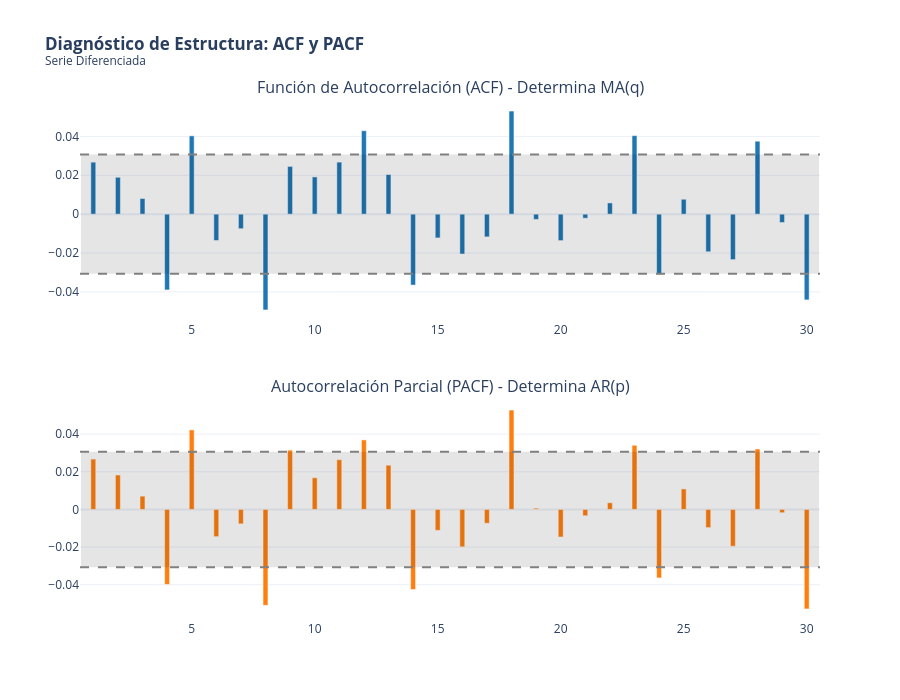

Notebook code cell kept with this figure:
### Markdown cell above
## <font color= #003366> **Gráficas de ACF y PACF** </font>

### Code cell
ts_analysis = df['diff_1'].dropna()

# Parámetros
lags = 30  # 30 días
alpha = 0.05 # Nivel de significancia del 95%

# Cálculo de valores ACF y PACF
acf_vals = acf(ts_analysis, nlags=lags, alpha=alpha)[0][1:]
pacf_vals = pacf(ts_analysis, nlags=lags, alpha=alpha)[0][1:]

# Colocamos manualmente el intervalo de confianza para plotly
n = len(ts_analysis)
conf_interval = 1.96 / np.sqrt(n)


fig = make_subplots(rows=2, cols=1,
                    subplot_titles=("Función de Autocorrelación (ACF) - Determina MA(q)",
                                    "Autocorrelación Parcial (PACF) - Determina AR(p)"),
                    vertical_spacing=0.15)

# ACF

fig.add_trace(go.Bar(
    x=list(range(1, lags+1)), y=acf_vals,
    name='ACF', marker_color='rgb(31, 119, 180)', showlegend=False
), row=1, col=1)

# Intervalos de confianza (Sombreado)
fig.add_shape(type="rect",
    x0=0.5, y0=-conf_interval, x1=lags+0.5, y1=conf_interval,
    line=dict(color="rgba(0,0,0,0)"), fillcolor="rgba(0,0,0,0.1)",
    row=1, col=1
)
# Líneas límite
fig.add_hline(y=conf_interval, line_dash="dash", line_color="gray", row=1, col=1)
fig.add_hline(y=-conf_interval, line_dash="dash", line_color="gray", row=1, col=1)

# PACF

fig.add_trace(go.Bar(
    x=list(range(1, lags+1)), y=pacf_vals,
    name='PACF', marker_color='rgb(255, 127, 14)', showlegend=False
), row=2, col=1)

# Intervalos de confianza
fig.add_shape(type="rect",
    x0=0.5, y0=-conf_interval, x1=lags+0.5, y1=conf_interval,
    line=dict(color="rgba(0,0,0,0)"), fillcolor="rgba(0,0,0,0.1)",
    row=2, col=1
)
# Líneas límite
fig.add_hline(y=conf_interval, line_dash="dash", line_color="gray", row=2, col=1)
fig.add_hline(y=-conf_interval, line_dash="dash", line_color="gray", row=2, col=1)


fig.update_layout(
    title='<b>Diagnóstico de Estructura: ACF y PACF</b><br><sup>Serie Diferenciada</sup>',
    template='plotly_white',
    height=700,
    bargap=0.8 # Barras delgadas estilo lollipop
)

fig.show()

### Figure 1 — Plotly figure (JSON) as saved in the notebook; plotly's stock layout.template omitted (floating-point values rounded to 4 significant figures)
{"data": [{"marker": {"color": "rgb(31, 119, 180)"}, "name": "ACF", "showlegend": false, "type": "bar", "x": [1, 2, 3, 4, 5, 6, 7, 8, 9, 10, 11, 12, 13, 14, 15, 16, 17, 18, 19, 20, 21, 22, 23, 24, 25, 26, 27, 28, 29, 30], "xaxis": "x", "y": [0.02675, 0.01897, 0.008029, -0.03902, 0.04031, -0.01355, -0.007481, -0.0493, 0.02456, 0.01916, 0.02677, 0.04294, 0.02039, -0.03651, -0.01222, -0.02052, -0.01169, 0.05306, -0.002706, -0.01361, -0.002088, 0.005769, 0.04042, -0.03102, 0.007666, -0.01935, -0.02341, 0.03754, -0.00429, -0.04413], "yaxis": "y"}, {"marker": {"color": "rgb(255, 127, 14)"}, "name": "PACF", "showlegend": false, "type": "bar", "x": [1, 2, 3, 4, 5, 6, 7, 8, 9, 10, 11, 12, 13, 14, 15, 16, 17, 18, 19, 20, 21, 22, 23, 24, 25, 26, 27, 28, 29, 30], "xaxis": "x2", "y": [0.02676, 0.01828, 0.007055, -0.03984, 0.04226, -0.01446, -0.007669, -0.05092, 0.03149, 0.01683, 0.02643, 0.03693, 0.0235, -0.04253, -0.0111, -0.01988, -0.007335, 0.0528, 0.0006452, -0.01463, -0.003346, 0.003537, 0.03408, -0.03639, 0.0109, -0.009647, -0.01955, 0.03212, -0.00174, -0.05286], "yaxis": "y2"}], "layout": {"annotations": [{"font": {"size": 16}, "showarrow": false, "text": "Función de Autocorrelación (ACF) - Determina MA(q)", "x": 0.5, "xanchor": "center", "xref": "paper", "y": 1, "yanchor": "bottom", "yref": "paper"}, {"font": {"size": 16}, "showarrow": false, "text": "Autocorrelación Parcial (PACF) - Determina AR(p)", "x": 0.5, "xanchor": "center", "xref": "paper", "y": 0.425, "yanchor": "bottom", "yref": "paper"}], "bargap": 0.8, "height": 700, "shapes": [{"fillcolor": "rgba(0,0,0,0.1)", "line": {"color": "rgba(0,0,0,0)"}, "type": "rect", "x0": 0.5, "x1": 30.5, "xref": "x", "y0": -0.03069, "y1": 0.03069, "yref": "y"}, {"line": {"color": "gray", "dash": "dash"}, "type": "line", "x0": 0, "x1": 1, "xref": "x domain", "y0": 0.03069, "y1": 0.03069, "yref": "y"}, {"line": {"color": "gray", "dash": "dash"}, "type": "line", "x0": 0, "x1": 1, "xref": "x domain", "y0": -0.03069, "y1": -0.03069, "yref": "y"}, {"fillcolor": "rgba(0,0,0,0.1)", "line": {"color": "rgba(0,0,0,0)"}, "type": "rect", "x0": 0.5, "x1": 30.5, "xref": "x2", "y0": -0.03069, "y1": 0.03069, "yref": "y2"}, {"line": {"color": "gray", "dash": "dash"}, "type": "line", "x0": 0, "x1": 1, "xref": "x2 domain", "y0": 0.03069, "y1": 0.03069, "yref": "y2"}, {"line": {"color": "gray", "dash": "dash"}, "type": "line", "x0": 0, "x1": 1, "xref": "x2 domain", "y0": -0.03069, "y1": -0.03069, "yref": "y2"}], "title": {"text": "<b>Diagnóstico de Estructura: ACF y PACF</b><br><sup>Serie Diferenciada</sup>"}, "xaxis": {"anchor": "y", "domain": [0, 1]}, "xaxis2": {"anchor": "y2", "domain": [0, 1]}, "yaxis": {"anchor": "x", "domain": [0.575, 1]}, "yaxis2": {"anchor": "x2", "domain": [0, 0.425]}}}
